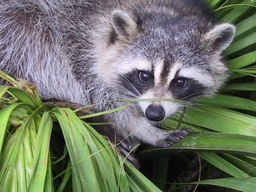
#> input picture racoon.jpg, 256 x 192 px, shrunk from 512 x 384 before the run
$ jupyter execute --allow-errors Clean_Upscaler.ipynb
#> lines starting #> are read from the running program, lines starting #| are printed output that depends on the picture
[cell 1]
from imageio import imread
from PIL import Image
import matplotlib.pyplot as plt
import numpy as np
import scipy
import math
from skimage import data, color
from skimage.transform import rescale, resize, downscale_local_mean
import math
import pdb;

img = Image.open('racoon.jpg')
#> img is the input picture: PIL image 256x192 RGB; mean R, G, B 110.8, 117.9, 102.2
# plt.imshow(img)
print(np.shape(img))
#| (192, 256, 3)
plt.show()
racoon = imread('racoon.jpg')
# plt.imshow(racoon)
newrac = racoon/255
plt.imshow(newrac)

[cell 2]
#downscale image
#Pad image
#get neighborhood for each pixel
#match up said neighborhood with original image corresponding pixel
#triplicate each neighborhood 3 times so to match with each color of each pixel
#put each neighborhood/pixel pair into a matrix
#set up matrix in the proper way for least squares regression
#run the calculations

[cell 3]
def calcRegression(images):
    neighborhoods = []

    images0r = []
    images0g = []
    images0b = []
    images1r = []
    images1g = []
    images1b = []
    images2r = []
    images2g = []
    images2b = []
    images3r = []
    images3g = []
    images3b = []

    for image in images:
        #convert image to 0-1 values as imread opens them as values 0-255
        image = image/255
        downscaled = downscaleByHalf(image)
        if not neighborhoods:
            neighborhoods = getNeighborhoods(downscaled,5)
        else:
            np.concatenate((neighborhoods,getNeighborhoods(downscaled,5)))
        im0,im1,im2,im3 = breakupImage(image)
        images0r.append(im0[:,:,0])
        images0g.append(im0[:,:,1])
        images0b.append(im0[:,:,2])
        images1r.append(im1[:,:,0])
        images1g.append(im1[:,:,1])
        images1b.append(im1[:,:,2])
        images2r.append(im2[:,:,0])
        images2g.append(im2[:,:,1])
        images2b.append(im2[:,:,2])
        images3r.append(im3[:,:,0])
        images3g.append(im3[:,:,1])
        images3b.append(im3[:,:,2])

    neighborhoods = np.insert(neighborhoods,0,1,axis =1)

    # b vectors (original size images) reshaped to be vectors
    r0 = np.vstack(np.reshape(images0r,-1))
    g0 = np.vstack(np.reshape(images0g,-1))
    b0 = np.vstack(np.reshape(images0b,-1))
    r1 = np.vstack(np.reshape(images1r,-1))
    g1 = np.vstack(np.reshape(images1g,-1))
    b1 = np.vstack(np.reshape(images1b,-1))
    r2 = np.vstack(np.reshape(images2r,-1))
    g2 = np.vstack(np.reshape(images2g,-1))
    b2 = np.vstack(np.reshape(images2b,-1))
    r3 = np.vstack(np.reshape(images3r,-1))
    g3 = np.vstack(np.reshape(images3g,-1))
    b3 = np.vstack(np.reshape(images3b,-1))


    #regressions
    result0r = np.linalg.lstsq(neighborhoods, r0, rcond=None)[0]
    result0g = np.linalg.lstsq(neighborhoods, g0, rcond=None)[0]
    result0b = np.linalg.lstsq(neighborhoods, b0, rcond=None)[0]
    result1r = np.linalg.lstsq(neighborhoods, r1, rcond=None)[0]
    result1g = np.linalg.lstsq(neighborhoods, g1, rcond=None)[0]
    result1b = np.linalg.lstsq(neighborhoods, b1, rcond=None)[0]
    result2r = np.linalg.lstsq(neighborhoods, r2, rcond=None)[0]
    result2g = np.linalg.lstsq(neighborhoods, g2, rcond=None)[0]
    result2b = np.linalg.lstsq(neighborhoods, b2, rcond=None)[0]
    result3r = np.linalg.lstsq(neighborhoods, r3, rcond=None)[0]
    result3g = np.linalg.lstsq(neighborhoods, g3, rcond=None)[0]
    result3b = np.linalg.lstsq(neighborhoods, b3, rcond=None)[0]

    results = [result0r, result0g, result0b, result1r, result1g, result1b, result2r, result2g, result2b, result3r, result3g, result3b]

    return results

[cell 4]
def upscaleImg(img, regressions):
    neighborhoods = getNeighborhoods(img, 5)
#     neighborhoods = np.insert(neighborhoods,0,1,axis =1)

    #pixelColorValues
    PCV = []
    #get rid of the higher dimension
    print(np.shape(regressions))
    clippedRegressions = []
    for regression in regressions:
        regression = regression[1:]
        clippedRegressions.append(regression)
#     regressions = regressions[:,:,:]
    print(np.shape(clippedRegressions))
    for i in range (0,12):
        values = neighborhoods @ clippedRegressions[i]
        PCV.append(values)

    maxIndex = 0
    print("length ", np.shape(PCV[0]))
    finalImageWidth = np.shape(img)[1] * 2
    finalImageHeight = np.shape(img)[0] * 2
    toReturn = np.ndarray(shape=(finalImageHeight,finalImageWidth,3))
    for curRow in range(0,finalImageHeight):
        #every we only add an offset for every other row and max offset will only be half the width of upscaled image
        rowOffset = curRow//2 * (finalImageWidth//2)
        for curCol in range(0,finalImageWidth):
            #placeToIndex
            pti = curCol//2 + rowOffset
            if pti > maxIndex:
                maxIndex = pti
            if curRow % 2 == 0:
                if curCol % 2 == 0:
                    pixels = [PCV[0][pti],PCV[1][pti],PCV[2][pti]]
                    toReturn[curRow][curCol] = pixels
                else:
                    pixels = [PCV[3][pti],PCV[4][pti],PCV[5][pti]]
                    toReturn[curRow][curCol] = pixels
            else:
                if curCol % 2 == 0:
                    pixels = [PCV[6][pti],PCV[7][pti],PCV[8][pti]]
                    toReturn[curRow][curCol] = pixels
                else:
                    pixels = [PCV[9][pti],PCV[10][pti],PCV[11][pti]]
                    toReturn[curRow][curCol] = pixels


# [15 lines of commented-out code are left out]


    print("Max index", maxIndex)
    return toReturn

[cell 5]
def downscaleByHalf(img, antiAliasing=False):
    toReturn = rescale(img, (0.5, 0.5, 1), anti_aliasing=antiAliasing)
    return toReturn

[cell 6]
def padEdge(img,amount):
    padded = np.pad(img,((amount,amount),(amount,amount),(0,0)),mode='edge')
    return padded

[cell 7]
def getNeighborhoods(image, neighborhoodWidth):
    neighborhoods = []
    neighborhoodWidth = abs(neighborhoodWidth)
    if (neighborhoodWidth%2 == 0):
        neighborhoodWidth = neighborhoodWidth - 1
    offset = math.floor(neighborhoodWidth/2)
    paddedImage = padEdge(image,offset)
    #for each pixel
    for row in range(offset,paddedImage.shape[0]-offset):
        for column in range(offset, paddedImage.shape[1]-offset):
            pixelToAdd = []
            #neighborhood loops
            for i in range(-offset,offset+1):
                for j in range(-offset,offset+1):
                    for k in range(0,3): #color
                        pixelToAdd.append(paddedImage[row+i,column+j,k])
            neighborhoods.append(pixelToAdd)
    return neighborhoods

[cell 8]
def breakupImage(img):
    im1 = img[0::2,0::2,:] #start 1st row, 1st column
    im2 = img[0::2,1::2,:] #start 1st row, 2nd column
    im3 = img[1::2,0::2,:] #start 2nd row, 1st column
    im4 = img[1::2,1::2,:] #start 2nd row, 2nd column
    return im1,im2,im3,im4

[cell 9]
images = []
images.append(racoon)
resRegression = calcRegression(images)
#> the loop in calcRegression, `for image in images:` made 1 pass
#> pass 1, in downscaleByHalf, `toReturn = rescale(img, (0.5, 0.5, 1), anti_aliasing=antiAliasing)`:
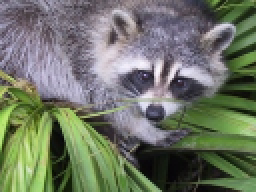
#> toReturn: shape (96, 128, 3) float64 (shown 2 times larger); mean of channels 0, 1, 2 0.435, 0.462, 0.401; drawn as R, G, B
#> pass 1, in padEdge, `padded = np.pad(img,((amount,amount),(amount,amount),(0,0)),mode='edge')`:
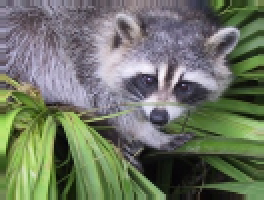
#> padded: shape (100, 132, 3) float64 (shown 2 times larger); mean of channels 0, 1, 2 0.431, 0.461, 0.396; drawn as R, G, B
#> pass 1, in breakupImage, `im1 = img[0::2,0::2,:]`:
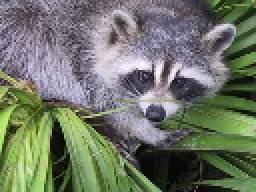
#> im1: shape (96, 128, 3) float64 (shown 2 times larger); mean of channels 0, 1, 2 0.435, 0.462, 0.402; drawn as R, G, B
#> pass 1, in breakupImage, `im2 = img[0::2,1::2,:]`:
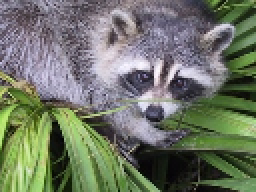
#> im2: shape (96, 128, 3) float64 (shown 2 times larger); mean of channels 0, 1, 2 0.435, 0.462, 0.401; drawn as R, G, B
#> after the loop in calcRegression, `for image in images:`: images0b = 1 item
#> in calcRegression, `r0 = np.vstack(np.reshape(images0r,-1))`: r0 = 12288 values, max 0.992 at index 4687, min 0 at index 9120, mean 0.435
#> in calcRegression, `g0 = np.vstack(np.reshape(images0g,-1))`: g0 = 12288 values, max 0.98 at index 4039, min 0.00784 at index 12258, mean 0.462
#> in calcRegression, `b0 = np.vstack(np.reshape(images0b,-1))`: b0 = 12288 values, max 1 at index 4039, min 0 at index 3702, mean 0.402
#> in calcRegression, `r1 = np.vstack(np.reshape(images1r,-1))`: r1 = 12288 values, max 0.992 at index 4814, min 0 at index 7834, mean 0.435
#> in calcRegression, `g1 = np.vstack(np.reshape(images1g,-1))`: g1 = 12288 values, max 0.969 at index 4038, min 0.0118 at index 11349, mean 0.462
#> in calcRegression, `b1 = np.vstack(np.reshape(images1b,-1))`: b1 = 12288 values, max 1 at index 4038, min 0 at index 112, mean 0.401
#> in calcRegression, `r2 = np.vstack(np.reshape(images2r,-1))`: r2 = 12288 values, max 0.996 at index 4686, min 0 at index 10950, mean 0.435
#> in calcRegression, `g2 = np.vstack(np.reshape(images2g,-1))`: g2 = 12288 values, max 0.973 at index 4559, min 0.00392 at index 11605, mean 0.462
#> in calcRegression, `b2 = np.vstack(np.reshape(images2b,-1))`: b2 = 12288 values, max 1 at index 4162, min 0 at index 112, mean 0.401
#> in calcRegression, `r3 = np.vstack(np.reshape(images3r,-1))`: r3 = 12288 values, max 0.992 at index 4175, min 0 at index 8863, mean 0.434
#> in calcRegression, `g3 = np.vstack(np.reshape(images3g,-1))`: g3 = 12288 values, max 0.973 at index 4175, min 0.00392 at index 10827, mean 0.462
#> in calcRegression, `b3 = np.vstack(np.reshape(images3b,-1))`: b3 = 12288 values, max 1 at index 4039, min 0 at index 627, mean 0.4
#> in calcRegression, `result0r = np.linalg.lstsq(neighborhoods, r0, rcond=None)[0]`: result0r = 76 values, max 0.825 at index 37, min -0.396 at index 41, mean 0.0132
#> in calcRegression, `result0g = np.linalg.lstsq(neighborhoods, g0, rcond=None)[0]`: result0g = 76 values, max 1.35 at index 38, min -0.532 at index 41, mean 0.0132
#> in calcRegression, `result0b = np.linalg.lstsq(neighborhoods, b0, rcond=None)[0]`: result0b = 76 values, max 0.834 at index 39, min -0.383 at index 41, mean 0.0132
#> in calcRegression, `result1r = np.linalg.lstsq(neighborhoods, r1, rcond=None)[0]`: result1r = 76 values, max 0.887 at index 37, min -0.452 at index 49, mean 0.0132
#> in calcRegression, `result1g = np.linalg.lstsq(neighborhoods, g1, rcond=None)[0]`: result1g = 76 values, max 0.784 at index 38, min -0.451 at index 49, mean 0.0132
#> in calcRegression, `result1b = np.linalg.lstsq(neighborhoods, b1, rcond=None)[0]`: result1b = 76 values, max 1.3 at index 39, min -0.445 at index 49, mean 0.0132
#> in calcRegression, `result2r = np.linalg.lstsq(neighborhoods, r2, rcond=None)[0]`: result2r = 76 values, max 1.24 at index 37, min -0.285 at index 40, mean 0.0132
#> in calcRegression, `result2g = np.linalg.lstsq(neighborhoods, g2, rcond=None)[0]`: result2g = 76 values, max 0.949 at index 38, min -0.286 at index 52, mean 0.0132
#> in calcRegression, `result2b = np.linalg.lstsq(neighborhoods, b2, rcond=None)[0]`: result2b = 76 values, max 0.8 at index 39, min -0.293 at index 52, mean 0.0132
#> in calcRegression, `result3r = np.linalg.lstsq(neighborhoods, r3, rcond=None)[0]`: result3r = 76 values, max 1.05 at index 37, min -0.451 at index 22, mean 0.0131
#> in calcRegression, `result3g = np.linalg.lstsq(neighborhoods, g3, rcond=None)[0]`: result3g = 76 values, max 0.916 at index 38, min -0.383 at index 16, mean 0.0131
#> in calcRegression, `result3b = np.linalg.lstsq(neighborhoods, b3, rcond=None)[0]`: result3b = 76 values, max 1.07 at index 39, min -0.376 at index 16, mean 0.0131
#> resRegression = 12 items

#> (a cell that did not finish here is left out)

#> call 2 of padEdge, with amount = 2
#> in padEdge (call 2), `padded = np.pad(img,((amount,amount),(amount,amount),(0,0)),mode='edge')`:
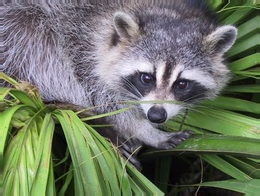
#> padded: shape (196, 260, 3) float64; mean of channels 0, 1, 2 0.433, 0.461, 0.398; drawn as R, G, B
#> in upscaleImg, `neighborhoods = getNeighborhoods(img, 5)`: neighborhoods = 49152 items
#| (12, 76, 1)
#> the loop in upscaleImg, `for regression in regressions:` made 12 passes
#> after the loop in upscaleImg, `for regression in regressions:`: clippedRegressions = 12 items
#| (12, 75, 1)
#| length  (49152, 1)
#> in upscaleImg, `toReturn = np.ndarray(shape=(finalImageHeight,finalImageWidth,3))`:
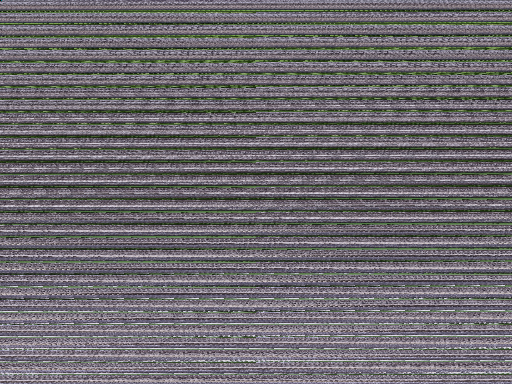
#> toReturn: shape (384, 512, 3) float64; mean of channels 0, 1, 2 0.429, 0.417, 0.434; drawn as R, G, B
#> after the loop in upscaleImg, `for curRow in range(0,finalImageHeight):`: maxIndex = 0

[cell 11]
print(np.shape(img))
#| (192, 256, 3)
# print(img[0,0,0])
#> (the rest of this cell did not finish here and is left out)

[cell 12]
1//2

[cell 13]
a = [1,3,5,7,17,19,21,23,33,35,37,39]
b = [2,4,6,8,18,20,22,24,34,36,38,40]
c = [9,11,13,15,25,27,29,31,41,43,45,47]
d = [10,12,14,16,26,28,30,32,42,44,46,48]

result = [-1,-1,-1,-1,-1,-1]
finalImageWidth = 8


for curRow in range(0,6):
    result[curRow] = []
    #every we only add an offset for every other row and max offset will only be half the width of upscaled image
    rowOffset = curRow//2 * (finalImageWidth//2)
    for curCol in range(0,8):
        if curRow % 2 == 0:
            if curCol % 2 == 0:
                result[curRow].append(a[(curCol//2) + rowOffset])
            else:
                result[curRow].append(b[(curCol//2) + rowOffset])
        else:
            if curCol % 2 == 0:
                result[curRow].append(c[(curCol//2) + rowOffset])
            else:
                result[curRow].append(d[(curCol//2) + rowOffset])

print(result)

[cell 14]
#testingCode

[cell 15]
a = [[[0, 1, 0],
  [1, 2, 0],
  [1, 3, 0],
  [1, 4, 0],
  [1, 5, 0]],

 [[2, 1, 0],
  [2, 2, 0],
  [2, 3, 0],
  [2, 4, 0],
  [2, 5, 0]],

 [[3, 1, 0],
  [3, 2, 0],
  [102, 103, 104],
  [3, 4, 0],
  [3, 5, 0]],

 [[4, 1, 0],
  [4, 2, 0],
  [4, 3, 0],
  [4, 4, 0],
  [4, 5, 0]],

 [[5, 1, 0],
  [5, 2, 0],
  [5, 3, 0],
  [5, 4, 0],
  [5, 5, 0]]]

# [10 lines of commented-out code are left out]

neighborhoods = getNeighborhoods(racoon,5)
#> neighborhoods = 49152 items
neighborhoods2 = getNeighborhoods(racoon,5)
#> neighborhoods2 = 49152 items
# print(neighborhoods)
# n2 = np.repeat(neighborhoods,3, 0)
print('hello')
# print(n2)
print(len(neighborhoods))
#| 49152
print(np.shape(neighborhoods))
#| (49152, 75)

# [9 lines of commented-out code are left out]

[cell 16]
both = np.concatenate((neighborhoods, neighborhoods2))
print(np.shape(both))
#| (98304, 75)

img2 = []
img2.append(np.reshape(racoon[:,:,0],-1))
print(np.shape(img2))
#| (1, 49152)
img2.append(np.reshape(racoon[:,:,1],-1))
print(np.shape(img2))
#| (2, 49152)

[cell 17]
a = [[1,2,3],[0,1,4],[5,6,0]]
b = [10,11,12]

inv = np.linalg.inv(a)
#> inv = [[-24, 18, 5], [20, -15, -4], [-5, 4, 1]]

act = inv @ b
#> act = [18, -13, 6]
res = np.linalg.lstsq(a,b,rcond = None)[0]
#> res = [18, -13, 6]
print(act)
#| [ 18. -13.   6.]
print(res)
#| [ 18. -13.   6.]
